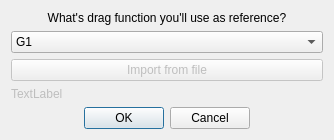
<?xml version="1.0" encoding="UTF-8"?>
<ui version="4.0">
 <class>customDlg</class>
 <widget class="QDialog" name="customDlg">
  <property name="geometry">
   <rect>
    <x>0</x>
    <y>0</y>
    <width>334</width>
    <height>134</height>
   </rect>
  </property>
  <property name="windowTitle">
   <string>Dialog</string>
  </property>
  <layout class="QGridLayout" name="gridLayout">
   <item row="1" column="0">
    <widget class="QComboBox" name="comboBox">
     <item>
      <property name="text">
       <string>G1</string>
      </property>
     </item>
     <item>
      <property name="text">
       <string>G7</string>
      </property>
     </item>
     <item>
      <property name="text">
       <string>G1 Multi-BC</string>
      </property>
     </item>
     <item>
      <property name="text">
       <string>G7 Multi-BC</string>
      </property>
     </item>
     <item>
      <property name="text">
       <string>Import by file</string>
      </property>
     </item>
    </widget>
   </item>
   <item row="2" column="0">
    <widget class="QPushButton" name="file">
     <property name="enabled">
      <bool>false</bool>
     </property>
     <property name="text">
      <string>Import from file</string>
     </property>
    </widget>
   </item>
   <item row="3" column="0">
    <widget class="QLabel" name="label_2">
     <property name="enabled">
      <bool>false</bool>
     </property>
     <property name="text">
      <string>TextLabel</string>
     </property>
    </widget>
   </item>
   <item row="0" column="0">
    <widget class="QLabel" name="label">
     <property name="text">
      <string>What's drag function you'll use as reference?</string>
     </property>
     <property name="alignment">
      <set>Qt::AlignCenter</set>
     </property>
    </widget>
   </item>
   <item row="4" column="0">
    <widget class="QDialogButtonBox" name="buttonBox">
     <property name="orientation">
      <enum>Qt::Horizontal</enum>
     </property>
     <property name="standardButtons">
      <set>QDialogButtonBox::Cancel|QDialogButtonBox::Ok</set>
     </property>
     <property name="centerButtons">
      <bool>true</bool>
     </property>
    </widget>
   </item>
  </layout>
 </widget>
 <resources/>
 <connections>
  <connection>
   <sender>buttonBox</sender>
   <signal>accepted()</signal>
   <receiver>customDlg</receiver>
   <slot>accept()</slot>
   <hints>
    <hint type="sourcelabel">
     <x>248</x>
     <y>254</y>
    </hint>
    <hint type="destinationlabel">
     <x>157</x>
     <y>274</y>
    </hint>
   </hints>
  </connection>
  <connection>
   <sender>buttonBox</sender>
   <signal>rejected()</signal>
   <receiver>customDlg</receiver>
   <slot>reject()</slot>
   <hints>
    <hint type="sourcelabel">
     <x>316</x>
     <y>260</y>
    </hint>
    <hint type="destinationlabel">
     <x>286</x>
     <y>274</y>
    </hint>
   </hints>
  </connection>
 </connections>
</ui>
